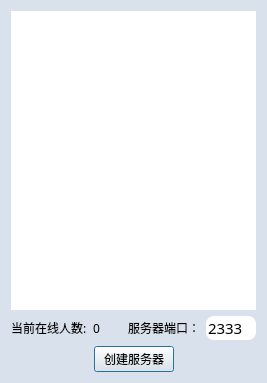
<?xml version="1.0" encoding="UTF-8"?>
<ui version="4.0">
 <class>ServerDialog</class>
 <widget class="QDialog" name="ServerDialog">
  <property name="geometry">
   <rect>
    <x>0</x>
    <y>0</y>
    <width>267</width>
    <height>383</height>
   </rect>
  </property>
  <property name="font">
   <font>
    <pointsize>13</pointsize>
   </font>
  </property>
  <property name="windowTitle">
   <string>聊天室服务端</string>
  </property>
  <property name="styleSheet">
   <string notr="true">QLineEdit{
border-radius:8px;
}
QListWidget{
border-radius:8px;
}
QDialog{
background-color: rgb(217, 226, 236);
}
</string>
  </property>
  <layout class="QVBoxLayout" name="verticalLayout">
   <item>
    <widget class="QListWidget" name="listWidget"/>
   </item>
   <item>
    <layout class="QHBoxLayout" name="horizontalLayout">
     <item>
      <widget class="QLabel" name="label_2">
       <property name="font">
        <font>
         <family>微软雅黑</family>
         <pointsize>9</pointsize>
        </font>
       </property>
       <property name="text">
        <string>当前在线人数:</string>
       </property>
      </widget>
     </item>
     <item>
      <widget class="QLabel" name="onlineLabel">
       <property name="font">
        <font>
         <family>微软雅黑</family>
         <pointsize>9</pointsize>
        </font>
       </property>
       <property name="text">
        <string>0</string>
       </property>
      </widget>
     </item>
     <item>
      <widget class="QLabel" name="label">
       <property name="font">
        <font>
         <family>微软雅黑</family>
         <pointsize>9</pointsize>
        </font>
       </property>
       <property name="text">
        <string>服务器端口：</string>
       </property>
       <property name="alignment">
        <set>Qt::AlignRight|Qt::AlignTrailing|Qt::AlignVCenter</set>
       </property>
      </widget>
     </item>
     <item>
      <widget class="QLineEdit" name="portEdit">
       <property name="sizePolicy">
        <sizepolicy hsizetype="Maximum" vsizetype="Fixed">
         <horstretch>0</horstretch>
         <verstretch>0</verstretch>
        </sizepolicy>
       </property>
       <property name="minimumSize">
        <size>
         <width>24</width>
         <height>0</height>
        </size>
       </property>
       <property name="maximumSize">
        <size>
         <width>50</width>
         <height>16777215</height>
        </size>
       </property>
       <property name="font">
        <font>
         <family>微软雅黑</family>
         <pointsize>11</pointsize>
        </font>
       </property>
       <property name="text">
        <string>2333</string>
       </property>
       <property name="maxLength">
        <number>5</number>
       </property>
      </widget>
     </item>
    </layout>
   </item>
   <item>
    <layout class="QHBoxLayout" name="horizontalLayout_2"/>
   </item>
   <item>
    <layout class="QHBoxLayout" name="horizontalLayout_3">
     <item>
      <spacer name="horizontalSpacer">
       <property name="orientation">
        <enum>Qt::Horizontal</enum>
       </property>
       <property name="sizeHint" stdset="0">
        <size>
         <width>40</width>
         <height>20</height>
        </size>
       </property>
      </spacer>
     </item>
     <item>
      <widget class="QPushButton" name="createButton">
       <property name="font">
        <font>
         <family>微软雅黑</family>
         <pointsize>9</pointsize>
        </font>
       </property>
       <property name="text">
        <string>创建服务器</string>
       </property>
      </widget>
     </item>
     <item>
      <spacer name="horizontalSpacer_2">
       <property name="orientation">
        <enum>Qt::Horizontal</enum>
       </property>
       <property name="sizeHint" stdset="0">
        <size>
         <width>40</width>
         <height>20</height>
        </size>
       </property>
      </spacer>
     </item>
    </layout>
   </item>
  </layout>
 </widget>
 <resources/>
 <connections/>
</ui>
